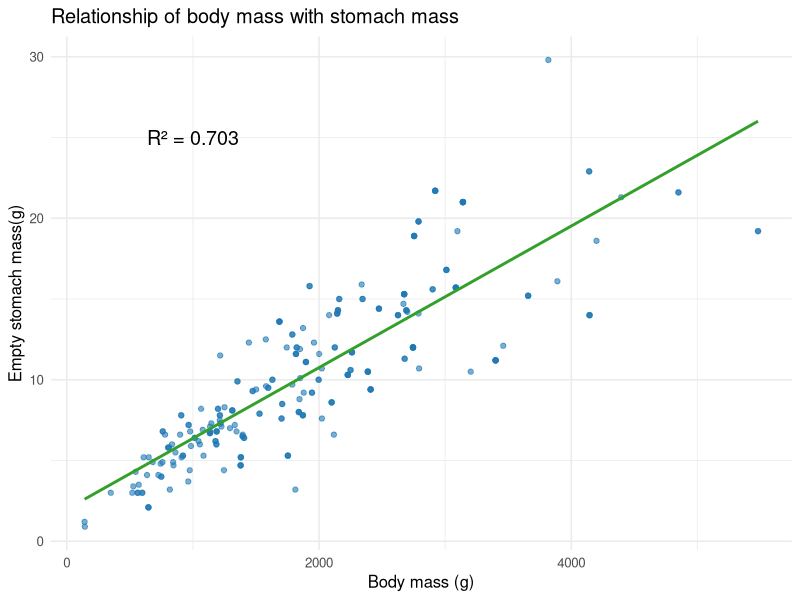
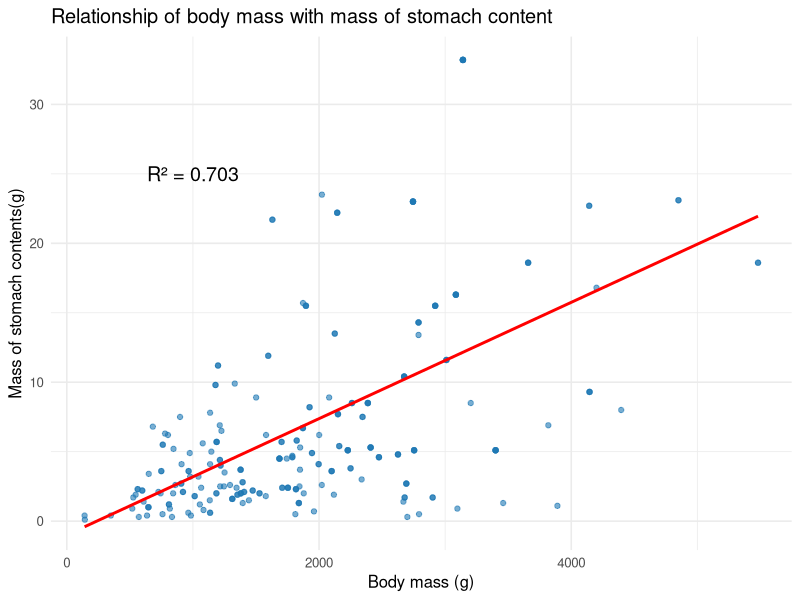

These figures' R source, in order:
## ---- chunk 1
knitr::opts_chunk$set(echo = TRUE)
## ---- chunk 2
library(tidyverse) 
library(dplyr)
library(ggplot2)
library(here)

## ---- chunk 3
#Reading in data as a CSV
data_raw<-read_csv(here("Data","ChrysoblephusDiet.csv"))

#looking at raw data 
head(data_raw )

## ---- chunk 4
#scanning for missing values
data_raw %>%
  summarise_all(~sum(is.na(.))) %>% 
  print()

## ---- chunk 5
#removing missing values
cleaned_data <- data_raw %>% 
  drop_na() %>%
  print()

## ---- chunk 6
#Checking if the above worked 
cleaned_data %>%
  summarise_all(~sum(is.na(.))) %>% 
  print()

## ---- chunk 7
stomach_data <- cleaned_data %>%
  select(
    `weighed_fish`, `Empty stomach mass (g)`, `Stomach contents (g)`)

#viewing new tibble
stomach_data

## ---- chunk 8
#calculating R^2 in order to display it on my plots 
# Using cor() squared (Pearson correlation squared)

#R^2 for body mass vs stomach mass
R_squared_plot1 <- cor(stomach_data$weighed_fish,stomach_data$`Empty stomach mass (g)`)^2


#R^2 for body mass vs stomach content mass
R_squared_plot2 <- cor(stomach_data$weighed_fish,stomach_data$`Stomach contents (g)`)^2

## ---- chunk 9
#plot 1:
#plotting body weight vs empty stomach mass

ggplot(stomach_data, aes(x = `weighed_fish`, y = `Empty stomach mass (g)`)) +
  geom_point(alpha = 0.6, color = "#1f78b4") +
  geom_smooth(method = "lm", se = FALSE, color = "#33a02c") +
  
  annotate(
    "text",
    x = 1000, y = 25,  
    label = paste0("R² = ", round(R_squared_plot1, 3)),
    size = 5,
    color = "black") +
 
  labs(x = "Body mass (g)", y = "Empty stomach mass(g)",
       title = "Relationship of body mass with stomach mass") +
  theme_minimal(base_size = 12)
## ---- chunk 10

#plot 2: 
#plotting body mass vs stomach content mass

ggplot(stomach_data, aes(x = `weighed_fish`, y = `Stomach contents (g)`)) +
  geom_point(alpha = 0.6, color = "#1f78b4") +
  geom_smooth(method = "lm", se = FALSE, color = "red") +
  
  annotate(
    "text",
    x = 1000, y = 25,  
    label = paste0("R² = ", round(R_squared_plot1, 3)),
    size = 5,
    color = "black") +
  
  
  labs(x = "Body mass (g)", y = "Mass of stomach contents(g)",
       title = "Relationship of body mass with mass of stomach content") +
  theme_minimal(base_size = 12)
